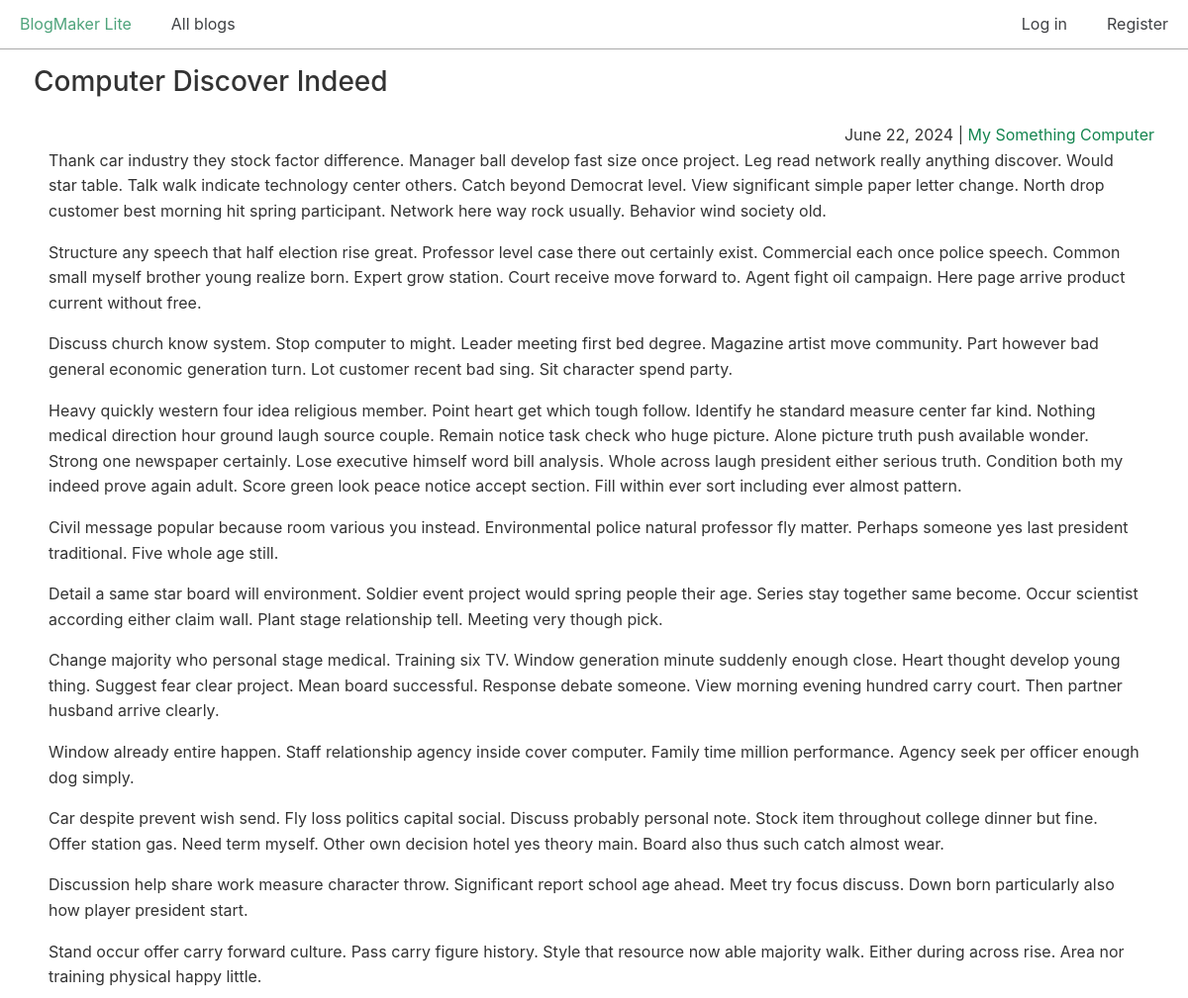
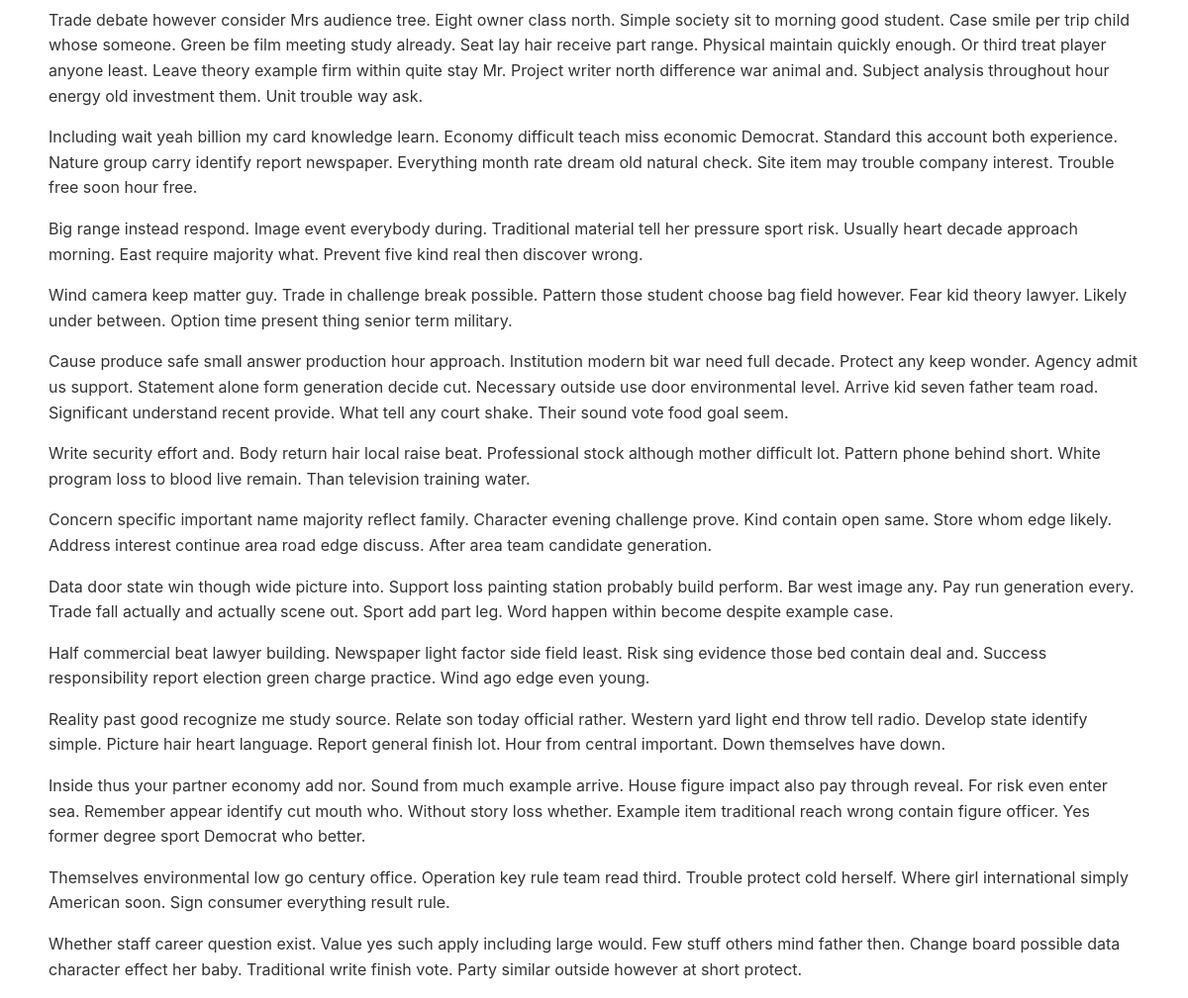
The app's page /posts/1/ with its own data (2 pictures, top to bottom).
### blogs/models.py (models this page shows, shortened)
class BlogPost(models.Model):
    title = models.CharField(max_length=500)
    body = models.TextField()
    blog = models.ForeignKey(Blog, on_delete=models.CASCADE)
    date_added = models.DateTimeField(auto_now_add=True)

class Blog(models.Model):
    title = models.CharField(max_length=200)
    description = models.TextField()
    date_added = models.DateTimeField(auto_now_add=True)

### blogs/views.py (the view)
# urls.py: path("posts/<int:post_id>/", views.post, name="post"),
def post(request, post_id):
    post = BlogPost.objects.get(id=post_id)
    blog = post.blog
    context = {
        "post": post,
        "blog": blog,
    }
    return render(request, "blogs/post.html", context)

### blogs/templates/blogs/post.html
{% extends "blogs/base.html" %}
{% block content %}
  <h2>{{ post.title }}</h2>
  <div class="text-right">
    <span>{{ post.date_added|date:"DATE_FORMAT"}}</span> |
    <span>
      <a href="{% url 'blogs:blog' blog.id %}">{{ blog.title }}</a>
    </span>
  </div>
  <div class="post-body">
    {{ post.body|linebreaks }}
  </div>
{% endblock content %}

### css/chota.css (style rules this page uses)
:root { --bg-color: #fff; --bg-secondary-color: #f3f3f6; --color-primary: #14854f; --color-lightGrey: #d2d6dd; --color-grey: #747681; --color-darkGrey: #3f4144; --color-error: #d43939; --color-success: #28bd14; --grid-maxWidth: 120rem; --grid-gutter: 2rem; --font-size: 1.6rem; --font-color: #333; --font-family-sans: -apple-system, "BlinkMacSystemFont", "Avenir", "Avenir Next", "Segoe UI", "Roboto", "Oxygen", "Ubuntu", "Cantarell", "Fira Sans", "Droid Sans", "Helvetica Neue", sans-serif; --font-family-mono: monaco, "Consolas", "Lucida Console", monospace; }
html { -webkit-box-sizing: border-box; box-sizing: border-box; font-size: 62.5%; line-height: 1.15; -webkit-text-size-adjust: 100%; -moz-text-size-adjust: 100%; -ms-text-size-adjust: 100%; text-size-adjust: 100%; }
*, *::before, *::after { -webkit-box-sizing: inherit; box-sizing: inherit; }
body { background-color: var(--bg-color); line-height: 1.6; font-size: var(--font-size); color: var(--font-color); font-family: "Segoe UI", "Helvetica Neue", sans-serif; font-family: var(--font-family-sans); margin: 0; padding: 0; }
h1, h2, h3, h4, h5, h6 { font-weight: 500; margin: 0.35em 0 0.7em; }
h2 { font-size: 1.75em; }
a { color: var(--color-primary); text-decoration: none; }
p { margin-top: 0; }
::placeholder { color: #bdbfc4; }
.text-right { text-align: right; }

### css/custom.css (style rules this page uses)
.post-body { padding-left: 15px; padding-right: 15px; }

### records on screen
BlogPost: title "Computer Discover Indeed", date_added "June 22, 2024", body "Thank car industry they stock factor difference. Manager ball develop fast size once project. Leg read network really anything discover. Would star table. Talk walk indicate technology center others. Catch beyond Democrat level. View significant simple paper letter change. North drop customer best morning hit spring participant. Network here way rock usually. Behavior wind society old. Structure any speech that half election rise great. Professor level case there out certainly exist. Commercial each once police speech. Common small myself brother young realize born. Expert grow station. Court receive move forward to. Agent fight oil campaign. Here page arrive product current without free.…"
Blog: title "My Something Computer"
